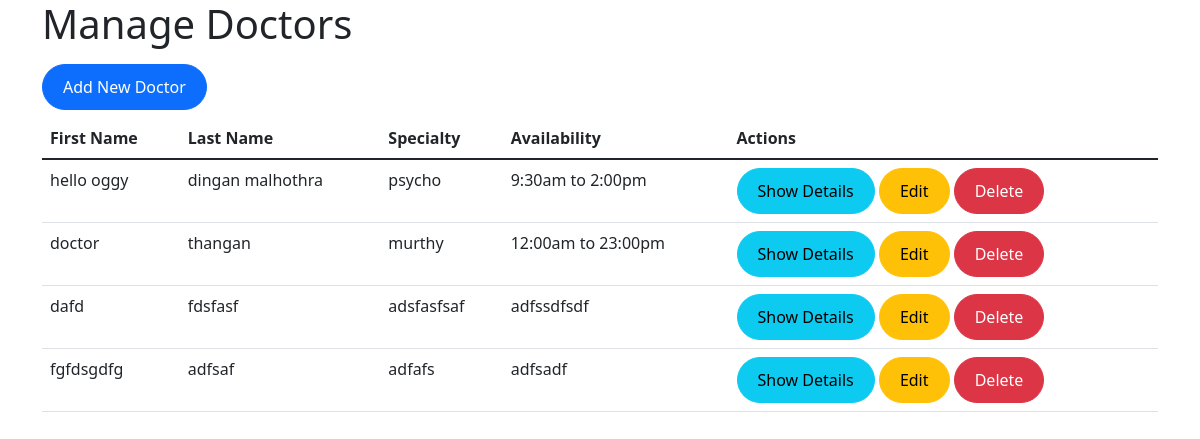
The page /doctor_list/ on the database its author committed.
### main_app/models.py (models this page shows, shortened)
class Doctor(models.Model):
    first_name = models.CharField(max_length=100)
    last_name = models.CharField(max_length=100)
    specialty = models.CharField(max_length=100)
    availability = models.CharField(max_length=200)
    created_at = models.DateTimeField(auto_now_add=True)
    updated_at = models.DateTimeField(auto_now=True)

### main_app/views.py (the view)
# urls.py: path('doctor_list/', views.doctor_list, name='doctor_list'),
def doctor_list(request):
    doctors = Doctor.objects.all()  # Fetch all doctor records
    return render(request, 'admin/doctor_list.html', {'doctors': doctors})

### templates/admin/doctor_list.html (shortened to what this page needs)
{% load static %}
<!DOCTYPE html>
<html lang="en">
<head>
    <link rel="stylesheet" href="{% static 'CSS/admin_styles.css' %}">
    <link href="https://cdn.jsdelivr.net/npm/bootstrap@5.1.3/dist/css/bootstrap.min.css" rel="stylesheet">
</head>
<body>
    <div class="container">
        <h1>Manage Doctors</h1>
        <a href="{% url 'add_doctor' %}" class="btn btn-primary my-2">Add New Doctor</a>
        <table class="table table-hover">
            <thead>
                <tr>
                    <th>First Name</th>
                    <th>Last Name</th>
                    <th>Specialty</th>
                    <th>Availability</th>
                    <th>Actions</th>
                </tr>
            </thead>
            <tbody>
                {% for doctor in doctors %}
                    <tr>
                        <td>{{ doctor.first_name }}</td>
                        <td>{{ doctor.last_name }}</td>
                        <td>{{ doctor.specialty }}</td>
                        <td>{{ doctor.availability }}</td>
                        <td>
                            <a href="#" class="btn btn-info btn-sm">Show Details</a>
                            <a href="{% url 'edit_doctor' doctor.id %}" class="btn btn-warning btn-sm">Edit</a>
                            <a href="{% url 'delete_doctor' doctor.id %}" class="btn btn-danger btn-sm">Delete</a>
                        </td>
                    </tr>
                {% empty %}
                    <tr>
                        <td colspan="5">No doctors found.</td>
                    </tr>
                {% endfor %}
            </tbody>
        </table>
    </div>
</body>
</html>

### static/CSS/admin_styles.css (style rules this page uses)
body { font-family: 'Poppins', sans-serif; margin: 0; padding: 0; background-color: #f8f9fa; }
h1 { font-size: 2.5rem; margin: 0; }
button, a.btn { font-size: 1rem; border-radius: 30px; padding: 10px 20px; }

### rows shown on the page
Doctor: first_name "hello oggy", last_name "dingan malhothra", specialty "psycho", availability "9:30am to 2:00pm"
Doctor: first_name "doctor", last_name "thangan", specialty "murthy", availability "12:00am to 23:00pm"
Doctor: first_name "dafd", last_name "fdsfasf", specialty "adsfasfsaf", availability "adfssdfsdf"
Doctor: first_name "fgfdsgdfg", last_name "adfsaf", specialty "adfafs", availability "adfsadf"
